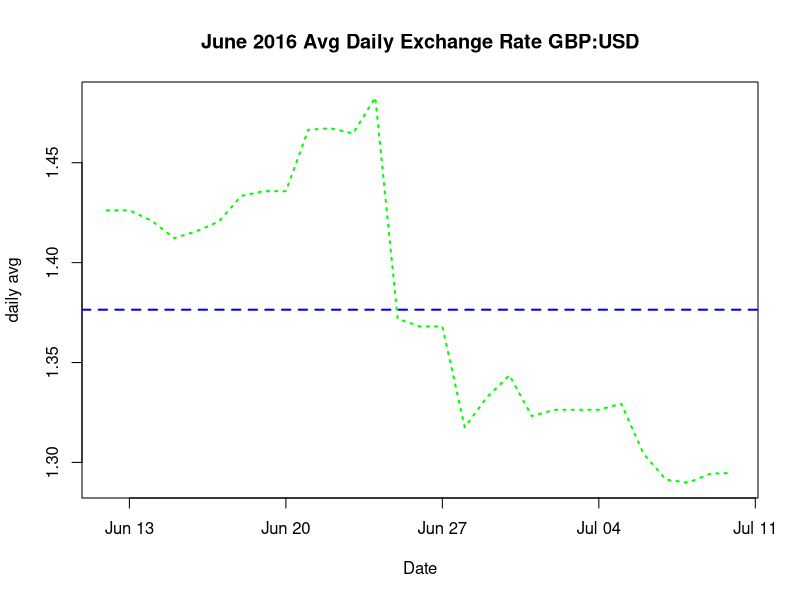
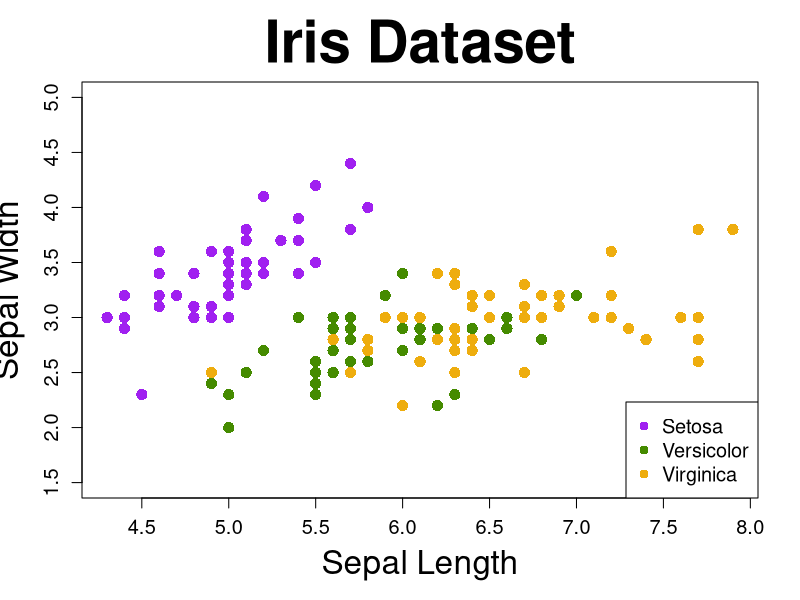

Source code (R) for these figures, in order:
# Part 1

# To extract the series for 2 weeks before and 2 weeks after 26th June.

rate<-read.table(file="Currency.txt", header=FALSE, sep="\t")
#head(rate)

rate$V1 <- as.Date(rate$V1, "%d %b %Y" ) # to change the format of the date to the desired type

index_date <- which("2016-06-26" == rate$V1)#[[1]] # to get
index_date


lb_ind  <- index_date - 14 #for two weeks before
lb_ind
up_ind <- index_date + 14 #for two weeks after
up_ind

mr <- mean(rate$V2[lb_ind:up_ind]) # To compute the mean



plot(rate$V1[lb_ind:up_ind], rate$V2[lb_ind:up_ind], type = "l", lwd = "2", lty =3, col = "green", 
     xlab = "Date", ylab = "daily avg", main = "June 2016 Avg Daily Exchange Rate GBP:USD")
  abline(h= mr, col ="blue", lwd = "2", lty = 2)

    dev.copy2pdf(file="xchange_June2016.pdf") # to create a pdf file based on the desired format
  


# Part 2
    
my_iris <- iris
my_iris


pl <- factor(my_iris[,5], levels = c("setosa", "versicolor", "virginica" )) #setting levels based on "setosa", "versicolor", "virginica"

setos <- subset(my_iris, my_iris$Species == levels(pl)[1]) # Creating a subset for setosa
versi <- subset(my_iris, my_iris$Species == levels(pl)[2]) # Creating a subset for versicolor
virg <- subset(my_iris, my_iris$Species == levels(pl)[3]) # Creating a subset for virginica

seto_ind <- which("setosa" == my_iris$Species) # to get the in
seto_ind
lwseto <- min(seto_ind)
upseto <- max(seto_ind)


plot(setos$Sepal.Length[lwseto:upseto], setos$Sepal.Width[lwseto:upseto], pch = 16, col = "purple",
     cex = 1.5, lwd = 2,  xlim = c(min(my_iris$Sepal.Length), max(my_iris$Sepal.Length)),
     ylim = c(1.5, 5), xlab = "Sepal Length", ylab = "Sepal Width", main = "Iris Dataset",
     cex.main=3.5, cex.lab=2, cex.axis=1.2) # plot command with specifications

points(versi$Sepal.Length[lwseto:upseto], versi$Sepal.Width[lwseto:upseto], pch = 16, col = "chartreuse4",
     cex = 1.5, lwd = 2)  # point to add points to the plot

points(virg$Sepal.Length[lwseto:upseto], virg$Sepal.Width[lwseto:upseto], pch = 16, col = "darkgoldenrod2",
       cex = 1.5, lwd = 2)

legend('bottomright', legend = c("Setosa", "Versicolor", "Virginica"),
       col = c("purple", "chartreuse4", "darkgoldenrod2"), cex = 1.2, pch = c(16, 16, 16) ) 
      #to set the legend to the bottomright

  dev.copy2pdf(file="irisnew.pdf") # to create a pdf file based on the desired format



